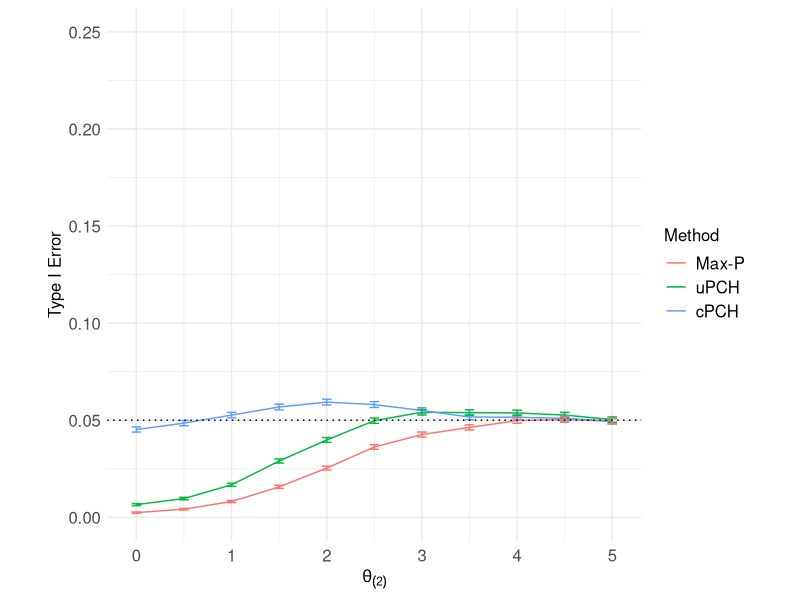
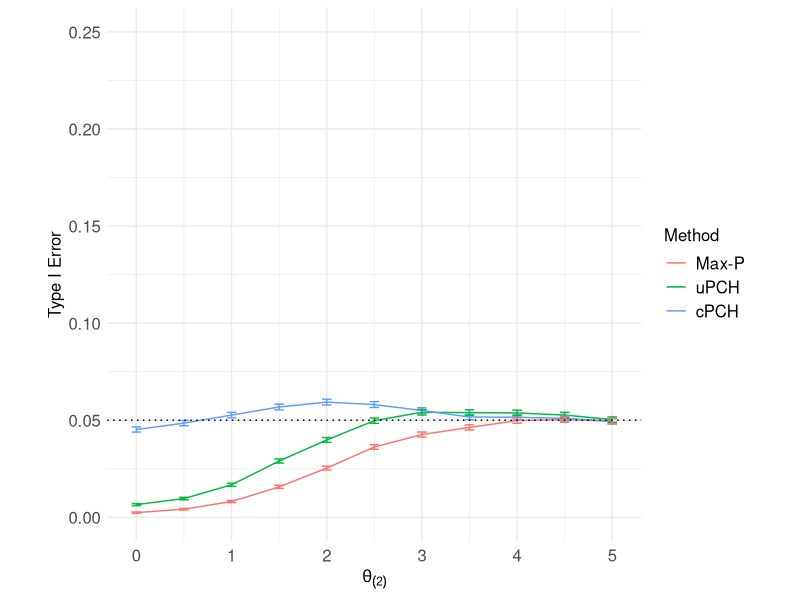
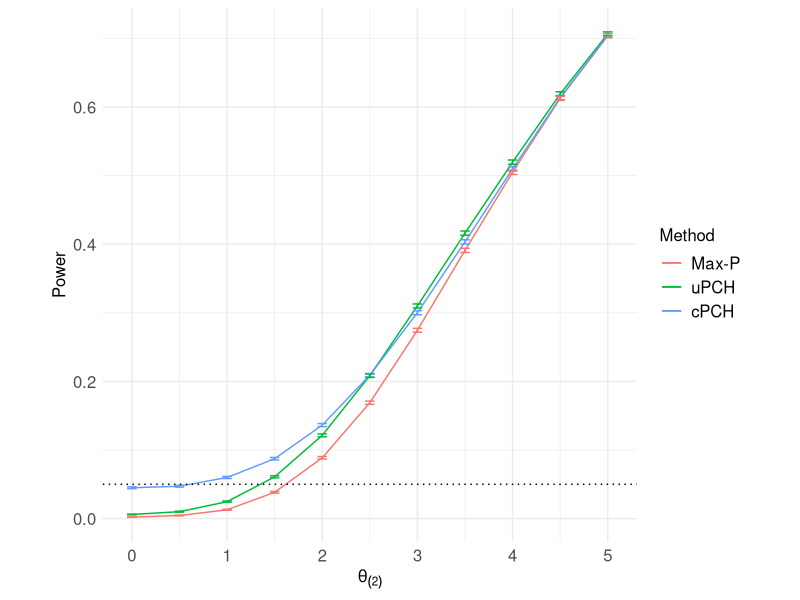

Write R code to recreate these figures, in order. (Note: this script raises an error after producing the figures.)
setwd("~/Documents/Research/minmax/cpch") #set directory to where this file is located locally
set.seed(21)

library(ggplot2)

calc_cpch_pvals = function(x, true_mu, oracle = FALSE){
  x1 = x[1]
  x2 = x[2]
  min_val = min(abs(x1),abs(x2))
  max_val = max(abs(x1),abs(x2))
  
  if (oracle == TRUE){
    min_mu = min(abs(true_mu[1]),abs(true_mu[2]))
    max_mu = max(abs(true_mu[1]),abs(true_mu[2]))
    if (max_mu == abs(true_mu[2])){est = c(0, true_mu[2])} else {est = c(true_mu[1], 0)}
  }else if (max_val == abs(x2)){
    est = c(0, x2)
  } else {est = c(x1, 0)}
  
  if (max_val == abs(x2)){
    t2 = x2
  } else {   
    t2 = x1
  }
  
  
  if (est[1] >= 0){
    mix_comp_1 = (-pnorm(min_val,est[1],1,T)+pnorm(max_val,est[1],1,T) +
                    pnorm(-min_val,est[1],1,T)-pnorm(-max_val,est[1],1,T))/(pnorm(max_val,est[1],1, T)-pnorm(-max_val,est[1],1, T))
    
    mw_1 = (dnorm(t2, est[2], 1))*(pnorm(max_val-est[1]) - pnorm(-max_val-est[1]))
  }
  else if (est[1] < 0){
    mix_comp_1 =  (pnorm(min_val,est[1],1,F)-pnorm(max_val,est[1],1,F) -
                     pnorm(-min_val,est[1],1,F)+pnorm(-max_val,est[1],1,F))/(-pnorm(max_val,est[1],1,F)+pnorm(-max_val,est[1],1, F))
    mw_1 = (dnorm(t2,est[2], 1))*(-pnorm(max_val-est[1], 0, 1, F) + pnorm(-max_val-est[1], 0, 1, F))
  }
  
  if (est[2] >= 0){
    mix_comp_2 = (-pnorm(min_val,est[2],1,T)+pnorm(max_val,est[2],1,T) +
                    pnorm(-min_val,est[2],1,T)-pnorm(-max_val,est[2],1,T))/(pnorm(max_val,est[2],1, T)-pnorm(-max_val,est[2],1, T))
    mw_2 =  (dnorm(t2,est[1], 1))*(pnorm(max_val-est[2], 0, 1, T) - pnorm(-max_val-est[2], 0, 1, T))
  }
  else if (est[2] < 0){
    mix_comp_2 =  (pnorm(min_val,est[2],1,F)-pnorm(max_val,est[2],1,F) -
                     pnorm(-min_val,est[2],1,F)+pnorm(-max_val,est[2],1,F))/(-pnorm(max_val,est[2],1,F)+pnorm(-max_val,est[2],1, F))
    mw_2 = (dnorm(t2,est[1], 1))*(-pnorm(max_val-est[2], 0, 1, F) + pnorm(-max_val-est[2], 0, 1, F))
  }
  
  Ps = mw_2 + mw_1
  
  pval = mix_comp_2 * (mw_2/Ps) +mix_comp_1 * (mw_1/Ps)
  
  return(pval)
}


calc_upch_pvals = function(t, true_mu, oracle = FALSE){
  t1 = t[1]
  t2 = t[2]
  t1_order = min(abs(t1),abs(t2))
  t2_order = max(abs(t1),abs(t2))
  
  if (oracle == TRUE){
    min_mu = min(abs(true_mu[1]),abs(true_mu[2]))
    max_mu = max(abs(true_mu[1]),abs(true_mu[2]))
    if (max_mu == abs(true_mu[2])){mu_star = true_mu[2]} else {mu_star = true_mu[1]}
  }else if (t2_order == abs(t2)){mu_star = t2} else {mu_star = t1}
  
  pval = (2*pnorm(t1_order, 0, 1, lower.tail = FALSE))*(pnorm(-t1_order, mu_star, 1, lower.tail = TRUE) + pnorm(t1_order, mu_star, 1, lower.tail = FALSE))
  
  return(pval)
}

##############
#Type I Error
##############
it = 100000
alpha = 0.05

calc_pvals = function(nonzero_mu) {
  XX = matrix(c(rnorm(it, 0, 1), rnorm(it, nonzero_mu, 1)), ncol = 2, byrow = FALSE)
  XX_pvals = 2*(1-pnorm(abs(XX)))
  maxp_decisions = apply(XX_pvals, 1, max) <= alpha 
  cpch_decisions =  apply(XX, 1, calc_cpch_pvals, true_mu = c(0, nonzero_mu), oracle = F) <= alpha 
  upch_decisions =  apply(XX, 1, calc_upch_pvals,  true_mu = c(0, nonzero_mu),  oracle = F) <= alpha 
  return (c(sum(cpch_decisions)/it, 
            sum(upch_decisions)/it, 
            sum(maxp_decisions)/it, 
            sd(cpch_decisions)/sqrt(it), 
            sd(upch_decisions)/sqrt(it),
            sd(maxp_decisions)/sqrt(it)
  ))
}

mu_vec = seq(0, 5, 0.5)
pval_ses = sapply(mu_vec, calc_pvals)

pvals_df = data.frame('nonzero_mu' = rep(mu_vec, 3), 
                      'Method' = c(rep('cPCH', length(mu_vec)), rep('uPCH', length(mu_vec)), rep('Max-P', length(mu_vec))),
                      't1_error' = c(pval_ses[1,], pval_ses[2,], pval_ses[3,]),
                      'ses' = c(pval_ses[4,], pval_ses[5,], pval_ses[6, ]))

pvals_df$Method = factor(pvals_df$Method, c('Max-P', 'uPCH', 'cPCH'))

ggplot(pvals_df, aes(x = nonzero_mu, y = t1_error, color = Method)) +
  geom_line() + ylim(c(0, 0.25)) +
  theme_minimal() +
  geom_errorbar(aes(ymin= t1_error-2*ses, ymax=t1_error+2*ses), width=.1, show.legend = FALSE)  +
  geom_hline(aes(yintercept = 0.05), color = 'black', linetype = 'dotted') + 
  #geom_segment(aes(x=0, xend=5, y=0.05, yend=0.05), color = 'black', linetype = 'dotted') + 
  xlab(expression(paste(theta[(2)]))) + ylab('Type I Error') + 
  theme(aspect.ratio = 1, 
        axis.title =element_text(size=12), axis.text = element_text(size = 12),
        legend.title=element_text(size=12), legend.text=element_text(size=12))



t1err = ggplot(pvals_df, aes(x = nonzero_mu, y = t1_error, color = Method)) +
  geom_line() + ylim(c(0, 0.25)) +
  theme_minimal() +
  geom_errorbar(aes(ymin= t1_error-2*ses, ymax=t1_error+2*ses), width=.1, show.legend = FALSE)  +
  geom_hline(aes(yintercept = 0.05), color = 'black', linetype = 'dotted') + 
  #geom_segment(aes(x=0, xend=5, y=0.05, yend=0.05), color = 'black', linetype = 'dashed') + 
  xlab(expression(paste(theta[(2)]))) + ylab('Type I Error') + 
  theme(aspect.ratio = 1, 
        axis.title =element_text(size=12), axis.text = element_text(size = 12),
        legend.title=element_text(size=12), legend.text=element_text(size=12))

#set directory to where you want the plot to be saved 
ggsave(filename = "t1err_plot.png",
       plot = t1err, path = 'Plots', bg = 'white',
       height = 7, width = 8)


##############
#Power 
##############
it = 100000
alpha = 0.05

calc_pvals_power = function(nonzero_mu) {
  XX = matrix(c(rnorm(it, nonzero_mu/2, 1), rnorm(it, nonzero_mu, 1)), ncol = 2, byrow = FALSE)
  XX_pvals = 2*(1-pnorm(abs(XX)))
  maxp_decisions = apply(XX_pvals, 1, max) <= alpha 
  cpch_decisions =  apply(XX, 1, calc_cpch_pvals, true_mu = c(nonzero_mu/2, nonzero_mu), oracle = F) <= alpha 
  upch_decisions =  apply(XX, 1, calc_upch_pvals,  true_mu = c(nonzero_mu/2, nonzero_mu),  oracle = F) <= alpha 
  return (c(sum(cpch_decisions)/it, 
            sum(upch_decisions)/it,
            sum(maxp_decisions)/it, 
            sd(cpch_decisions)/sqrt(it), 
            sd(upch_decisions)/sqrt(it),
            sd(maxp_decisions)/sqrt(it)
  ))
}


mu_vec = seq(0, 5, 0.5)
power_pval_ses = sapply(mu_vec, calc_pvals_power)

pvals_power_df = data.frame('nonzero_mu' = rep(mu_vec, 3),
                            'Method' = c(rep('cPCH', length(mu_vec)), rep('uPCH', length(mu_vec)), rep('Max-P', length(mu_vec))),
                            'power' = c(power_pval_ses[1,], power_pval_ses[2,], power_pval_ses[3,]),
                            'ses' = c(power_pval_ses[4,], power_pval_ses[5,], power_pval_ses[6, ]))

pvals_power_df$Method = factor(pvals_power_df$Method, c('Max-P','uPCH', 'cPCH'))

power = ggplot(pvals_power_df, aes(x = nonzero_mu, y = power, color = Method)) +
  geom_line() + 
  theme_minimal() +
  geom_errorbar(aes(ymin= power-2*ses, ymax=power+2*ses), width=.1)  +
  geom_hline(aes(yintercept = 0.05), color = 'black', linetype = 'dotted') +
  xlab(expression(paste(theta[(2)]))) + ylab('Power') + 
  theme(aspect.ratio = 1, 
        axis.title =element_text(size=12), axis.text = element_text(size = 12),
        legend.title=element_text(size=12), legend.text=element_text(size=12))

#set directory to where you want the plot to be saved 
ggsave(filename = "power_plot_new_cpch.png",
       plot = power, path = 'Plots', bg = 'white',
       height = 7, width = 8)


#make combined plot

pvals_power_df['Metric'] = 'Power'
colnames(pvals_power_df) = c('nonzero_mu', 'Method', 'Value', 'ses', 'Metric')

pvals_df['Metric'] = 'Type I Error'
colnames(pvals_df) = c('nonzero_mu', 'Method', 'Value', 'ses', 'Metric')

final_df = rbind(pvals_df, pvals_power_df)

final = ggplot(final_df, aes(x = nonzero_mu, y = Value, color = Method)) +
  facet_wrap(~Metric) +
  geom_line() + 
  theme_minimal() +
  geom_errorbar(aes(ymin= Value-2*ses, ymax=Value+2*ses), width=.1)  +
  geom_hline(aes(yintercept = 0.05), color = 'black', linetype = 'dashed') +
  xlab(expression(paste(theta[(2)]))) + ylab('P(Reject)') + 
  theme(aspect.ratio = 1, strip.text.x = element_text(size =15),
        axis.title =element_text(size=15), axis.text = element_text(size = 12),
        legend.title=element_text(size=15), legend.text=element_text(size=12))

#set directory to where you want the file to be saved 
write.csv(final_df, "Motivation_sec_data/ucph_ucpch_comparison_power_and_t1err.csv", row.names=FALSE, quote=FALSE) 
write.csv(pvals_df, "Motivation_sec_data/ucph_ucpch_comparison_t1err.csv", row.names=FALSE, quote=FALSE) 
write.csv(pvals_power_df, "Motivation_sec_data/ucph_ucpch_comparison_power.csv", row.names=FALSE, quote=FALSE) 

#set directory to where you want the plot to be saved 
ggsave(filename = "upch_cpch_plot.png",
       plot = final, path = 'Plots', bg = 'white',
       height = 7, width = 12)
